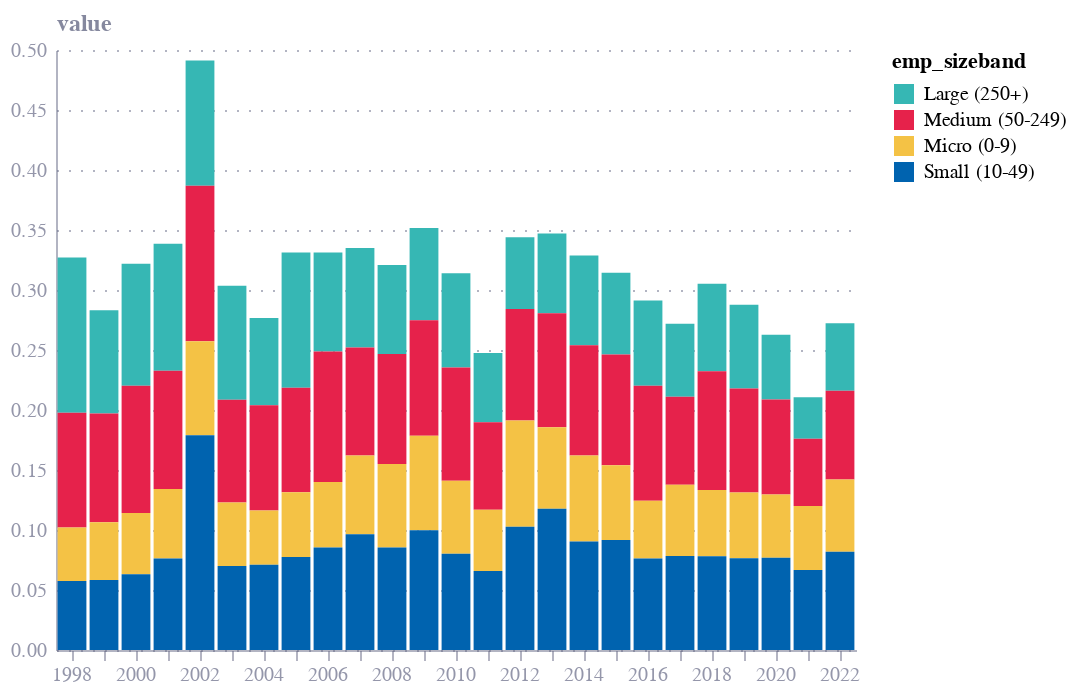

Notebook source saved alongside this figure:
### Code cell
# FIGURE X - JOB CREATION

# Calculate 

job_creation = firm_size_dynamism.melt(id_vars=['year','emp_sizeband'],value_vars=['Entry job creation rate','Incumbent job creation rate'])

chart = alt.Chart(job_creation).mark_bar().encode(
    x=alt.X('year:O', axis=alt.Axis(
                labelExpr="datum.value % 2 == 0 ? datum.label : ''",  # Show every 2nd year
            labelAngle=0)),
    y=alt.Y('value:Q'),
    color=alt.Color('variable:N'),
    facet=alt.Facet('emp_sizeband:O', columns=2, sort=size_order, header=alt.Header(
            title='Job creation by firm size (employment)',
            titleFontSize=16,
            labelFontSize=12
        ))
)

job_creation = firm_size_dynamism.melt(id_vars=['year','emp_sizeband'],value_vars=['Incumbent job creation rate'])

chart = alt.Chart(job_creation).mark_bar().encode(
    x=alt.X('year:O', axis=alt.Axis(
                labelExpr="datum.value % 2 == 0 ? datum.label : ''",  # Show every 2nd year
            labelAngle=0)),
    y=alt.Y('value:Q'),
    color=alt.Color('emp_sizeband:N')
)
chart

### Figure 1 — Vega-Lite specification as saved in the notebook (floating-point values rounded to 4 significant figures)
{"config": {"font": "Circular Std", "mark": {"line": {"interpolate": "monotone"}}, "view": {"stroke": "transparent", "width": 400, "height": 300}, "range": {"category": ["#36B7B4", "#E6224B", "#F4C245", "#0063AF", "#00A767", "#179FDB", "#EB5C2E"], "diverging": ["#E6224B", "#E54753", "#C9C9C9", "#179FDB", "#122B39"], "heatmap": ["#C9C9C9", "#179FDB", "#0063AF", "#122B39"], "ordinal": ["#00A767", "#36B7B4", "#179FDB", "#0063AF", "#243B5A"]}, "axisX": {"domainColor": "#676A86", "domainOpacity": 0.5, "grid": false, "labelAngle": 0, "labelColor": "#676A86", "labelOpacity": 0.7, "orient": "bottom", "tickColor": "#676A86", "tickCount": 10, "tickOpacity": 0.5, "title": false, "titleAlign": "center", "titleAnchor": "middle", "titleColor": "#676A86", "titleFontSize": 12, "titleOpacity": 0.8, "titleY": -15}, "axisY": {"domainColor": "#676A86", "domainOpacity": 0.5, "gridColor": "#676A86", "gridDash": [1, 5], "gridOpacity": 0.5, "labelColor": "#676A86", "labelOpacity": 0.7, "labelPadding": 5, "tickColor": "#676A86", "tickCount": 8, "tickOpacity": 0.5, "ticks": false, "titleAlign": "left", "titleAngle": 0, "titleBaseline": "bottom", "titleColor": "#676A86", "titleFontSize": 12, "titleOpacity": 0.8, "titleX": 0, "titleY": -7}}, "data": {"name": "data-819b82a1a83a74771ad393637441ef88"}, "mark": {"type": "bar"}, "encoding": {"color": {"field": "emp_sizeband", "type": "nominal"}, "x": {"axis": {"labelAngle": 0, "labelExpr": "datum.value % 2 == 0 ? datum.label : ''"}, "field": "year", "type": "ordinal"}, "y": {"field": "value", "type": "quantitative"}}, "$schema": "https://vega.github.io/schema/vega-lite/v5.20.1.json", "datasets": {"data-819b82a1a83a74771ad393637441ef88": [{"year": 1998, "emp_sizeband": "Large (250+)", "variable": "Incumbent job creation rate", "value": 0.1295}, {"year": 1999, "emp_sizeband": "Large (250+)", "variable": "Incumbent job creation rate", "value": 0.08622}, {"year": 2000, "emp_sizeband": "Large (250+)", "variable": "Incumbent job creation rate", "value": 0.1017}, {"year": 2001, "emp_sizeband": "Large (250+)", "variable": "Incumbent job creation rate", "value": 0.1059}, {"year": 2002, "emp_sizeband": "Large (250+)", "variable": "Incumbent job creation rate", "value": 0.1045}, {"year": 2003, "emp_sizeband": "Large (250+)", "variable": "Incumbent job creation rate", "value": 0.09506}, {"year": 2004, "emp_sizeband": "Large (250+)", "variable": "Incumbent job creation rate", "value": 0.07253}, {"year": 2005, "emp_sizeband": "Large (250+)", "variable": "Incumbent job creation rate", "value": 0.1127}, {"year": 2006, "emp_sizeband": "Large (250+)", "variable": "Incumbent job creation rate", "value": 0.08256}, {"year": 2007, "emp_sizeband": "Large (250+)", "variable": "Incumbent job creation rate", "value": 0.08305}, {"year": 2008, "emp_sizeband": "Large (250+)", "variable": "Incumbent job creation rate", "value": 0.07414}, {"year": 2009, "emp_sizeband": "Large (250+)", "variable": "Incumbent job creation rate", "value": 0.07678}, {"year": 2010, "emp_sizeband": "Large (250+)", "variable": "Incumbent job creation rate", "value": 0.07861}, {"year": 2011, "emp_sizeband": "Large (250+)", "variable": "Incumbent job creation rate", "value": 0.05787}, {"year": 2012, "emp_sizeband": "Large (250+)", "variable": "Incumbent job creation rate", "value": 0.05973}, {"year": 2013, "emp_sizeband": "Large (250+)", "variable": "Incumbent job creation rate", "value": 0.06658}, {"year": 2014, "emp_sizeband": "Large (250+)", "variable": "Incumbent job creation rate", "value": 0.07467}, {"year": 2015, "emp_sizeband": "Large (250+)", "variable": "Incumbent job creation rate", "value": 0.06821}, {"year": 2016, "emp_sizeband": "Large (250+)", "variable": "Incumbent job creation rate", "value": 0.07117}, {"year": 2017, "emp_sizeband": "Large (250+)", "variable": "Incumbent job creation rate", "value": 0.06086}, {"year": 2018, "emp_sizeband": "Large (250+)", "variable": "Incumbent job creation rate", "value": 0.07283}, {"year": 2019, "emp_sizeband": "Large (250+)", "variable": "Incumbent job creation rate", "value": 0.06981}, {"year": 2020, "emp_sizeband": "Large (250+)", "variable": "Incumbent job creation rate", "value": 0.05398}, {"year": 2021, "emp_sizeband": "Large (250+)", "variable": "Incumbent job creation rate", "value": 0.0347}, {"year": 2022, "emp_sizeband": "Large (250+)", "variable": "Incumbent job creation rate", "value": 0.05624}, {"year": 1998, "emp_sizeband": "Medium (50-249)", "variable": "Incumbent job creation rate", "value": 0.09563}, {"year": 1999, "emp_sizeband": "Medium (50-249)", "variable": "Incumbent job creation rate", "value": 0.09052}, {"year": 2000, "emp_sizeband": "Medium (50-249)", "variable": "Incumbent job creation rate", "value": 0.106}, {"year": 2001, "emp_sizeband": "Medium (50-249)", "variable": "Incumbent job creation rate", "value": 0.09842}, {"year": 2002, "emp_sizeband": "Medium (50-249)", "variable": "Incumbent job creation rate", "value": 0.1296}, {"year": 2003, "emp_sizeband": "Medium (50-249)", "variable": "Incumbent job creation rate", "value": 0.08559}, {"year": 2004, "emp_sizeband": "Medium (50-249)", "variable": "Incumbent job creation rate", "value": 0.08775}, {"year": 2005, "emp_sizeband": "Medium (50-249)", "variable": "Incumbent job creation rate", "value": 0.08719}, {"year": 2006, "emp_sizeband": "Medium (50-249)", "variable": "Incumbent job creation rate", "value": 0.1087}, {"year": 2007, "emp_sizeband": "Medium (50-249)", "variable": "Incumbent job creation rate", "value": 0.08987}, {"year": 2008, "emp_sizeband": "Medium (50-249)", "variable": "Incumbent job creation rate", "value": 0.09174}, {"year": 2009, "emp_sizeband": "Medium (50-249)", "variable": "Incumbent job creation rate", "value": 0.09622}, {"year": 2010, "emp_sizeband": "Medium (50-249)", "variable": "Incumbent job creation rate", "value": 0.09433}, {"year": 2011, "emp_sizeband": "Medium (50-249)", "variable": "Incumbent job creation rate", "value": 0.07278}, {"year": 2012, "emp_sizeband": "Medium (50-249)", "variable": "Incumbent job creation rate", "value": 0.0929}, {"year": 2013, "emp_sizeband": "Medium (50-249)", "variable": "Incumbent job creation rate", "value": 0.09499}, {"year": 2014, "emp_sizeband": "Medium (50-249)", "variable": "Incumbent job creation rate", "value": 0.09193}, {"year": 2015, "emp_sizeband": "Medium (50-249)", "variable": "Incumbent job creation rate", "value": 0.09236}, {"year": 2016, "emp_sizeband": "Medium (50-249)", "variable": "Incumbent job creation rate", "value": 0.09575}, {"year": 2017, "emp_sizeband": "Medium (50-249)", "variable": "Incumbent job creation rate", "value": 0.07348}, {"year": 2018, "emp_sizeband": "Medium (50-249)", "variable": "Incumbent job creation rate", "value": 0.09902}, {"year": 2019, "emp_sizeband": "Medium (50-249)", "variable": "Incumbent job creation rate", "value": 0.08678}, {"year": 2020, "emp_sizeband": "Medium (50-249)", "variable": "Incumbent job creation rate", "value": 0.07914}, {"year": 2021, "emp_sizeband": "Medium (50-249)", "variable": "Incumbent job creation rate", "value": 0.05601}, {"year": 2022, "emp_sizeband": "Medium (50-249)", "variable": "Incumbent job creation rate", "value": 0.07388}, {"year": 1998, "emp_sizeband": "Micro (0-9)", "variable": "Incumbent job creation rate", "value": 0.04469}, {"year": 1999, "emp_sizeband": "Micro (0-9)", "variable": "Incumbent job creation rate", "value": 0.04809}, {"year": 2000, "emp_sizeband": "Micro (0-9)", "variable": "Incumbent job creation rate", "value": 0.05103}, {"year": 2001, "emp_sizeband": "Micro (0-9)", "variable": "Incumbent job creation rate", "value": 0.05798}, {"year": 2002, "emp_sizeband": "Micro (0-9)", "variable": "Incumbent job creation rate", "value": 0.07829}, {"year": 2003, "emp_sizeband": "Micro (0-9)", "variable": "Incumbent job creation rate", "value": 0.05291}, {"year": 2004, "emp_sizeband": "Micro (0-9)", "variable": "Incumbent job creation rate", "value": 0.04523}, {"year": 2005, "emp_sizeband": "Micro (0-9)", "variable": "Incumbent job creation rate", "value": 0.05401}, {"year": 2006, "emp_sizeband": "Micro (0-9)", "variable": "Incumbent job creation rate", "value": 0.05456}, {"year": 2007, "emp_sizeband": "Micro (0-9)", "variable": "Incumbent job creation rate", "value": 0.06574}, {"year": 2008, "emp_sizeband": "Micro (0-9)", "variable": "Incumbent job creation rate", "value": 0.0696}, {"year": 2009, "emp_sizeband": "Micro (0-9)", "variable": "Incumbent job creation rate", "value": 0.07886}, {"year": 2010, "emp_sizeband": "Micro (0-9)", "variable": "Incumbent job creation rate", "value": 0.06079}, {"year": 2011, "emp_sizeband": "Micro (0-9)", "variable": "Incumbent job creation rate", "value": 0.05121}, {"year": 2012, "emp_sizeband": "Micro (0-9)", "variable": "Incumbent job creation rate", "value": 0.08849}, {"year": 2013, "emp_sizeband": "Micro (0-9)", "variable": "Incumbent job creation rate", "value": 0.0679}, {"year": 2014, "emp_sizeband": "Micro (0-9)", "variable": "Incumbent job creation rate", "value": 0.07175}, {"year": 2015, "emp_sizeband": "Micro (0-9)", "variable": "Incumbent job creation rate", "value": 0.06219}, {"year": 2016, "emp_sizeband": "Micro (0-9)", "variable": "Incumbent job creation rate", "value": 0.04809}, {"year": 2017, "emp_sizeband": "Micro (0-9)", "variable": "Incumbent job creation rate", "value": 0.05931}, {"year": 2018, "emp_sizeband": "Micro (0-9)", "variable": "Incumbent job creation rate", "value": 0.05504}, {"year": 2019, "emp_sizeband": "Micro (0-9)", "variable": "Incumbent job creation rate", "value": 0.05476}, {"year": 2020, "emp_sizeband": "Micro (0-9)", "variable": "Incumbent job creation rate", "value": 0.0528}, {"year": 2021, "emp_sizeband": "Micro (0-9)", "variable": "Incumbent job creation rate", "value": 0.05339}, {"year": 2022, "emp_sizeband": "Micro (0-9)", "variable": "Incumbent job creation rate", "value": 0.06039}, {"year": 1998, "emp_sizeband": "Small (10-49)", "variable": "Incumbent job creation rate", "value": 0.0574}, {"year": 1999, "emp_sizeband": "Small (10-49)", "variable": "Incumbent job creation rate", "value": 0.05839}, {"year": 2000, "emp_sizeband": "Small (10-49)", "variable": "Incumbent job creation rate", "value": 0.06322}, {"year": 2001, "emp_sizeband": "Small (10-49)", "variable": "Incumbent job creation rate", "value": 0.07629}, {"year": 2002, "emp_sizeband": "Small (10-49)", "variable": "Incumbent job creation rate", "value": 0.1789}, {"year": 2003, "emp_sizeband": "Small (10-49)", "variable": "Incumbent job creation rate", "value": 0.07001}, {"year": 2004, "emp_sizeband": "Small (10-49)", "variable": "Incumbent job creation rate", "value": 0.07108}, {"year": 2005, "emp_sizeband": "Small (10-49)", "variable": "Incumbent job creation rate", "value": 0.0774}, {"year": 2006, "emp_sizeband": "Small (10-49)", "variable": "Incumbent job creation rate", "value": 0.08545}, {"year": 2007, "emp_sizeband": "Small (10-49)", "variable": "Incumbent job creation rate", "value": 0.09639}, {"year": 2008, "emp_sizeband": "Small (10-49)", "variable": "Incumbent job creation rate", "value": 0.08533}, {"year": 2009, "emp_sizeband": "Small (10-49)", "variable": "Incumbent job creation rate", "value": 0.09973}, {"year": 2010, "emp_sizeband": "Small (10-49)", "variable": "Incumbent job creation rate", "value": 0.08019}, {"year": 2011, "emp_sizeband": "Small (10-49)", "variable": "Incumbent job creation rate", "value": 0.06574}, {"year": 2012, "emp_sizeband": "Small (10-49)", "variable": "Incumbent job creation rate", "value": 0.1028}, {"year": 2013, "emp_sizeband": "Small (10-49)", "variable": "Incumbent job creation rate", "value": 0.1177}, {"year": 2014, "emp_sizeband": "Small (10-49)", "variable": "Incumbent job creation rate", "value": 0.09032}, {"year": 2015, "emp_sizeband": "Small (10-49)", "variable": "Incumbent job creation rate", "value": 0.0917}, {"year": 2016, "emp_sizeband": "Small (10-49)", "variable": "Incumbent job creation rate", "value": 0.07628}, {"year": 2017, "emp_sizeband": "Small (10-49)", "variable": "Incumbent job creation rate", "value": 0.07833}, {"year": 2018, "emp_sizeband": "Small (10-49)", "variable": "Incumbent job creation rate", "value": 0.07822}, {"year": 2019, "emp_sizeband": "Small (10-49)", "variable": "Incumbent job creation rate", "value": 0.0764}, {"year": 2020, "emp_sizeband": "Small (10-49)", "variable": "Incumbent job creation rate", "value": 0.07678}, {"year": 2021, "emp_sizeband": "Small (10-49)", "variable": "Incumbent job creation rate", "value": 0.06661}, {"year": 2022, "emp_sizeband": "Small (10-49)", "variable": "Incumbent job creation rate", "value": 0.08179}]}}
